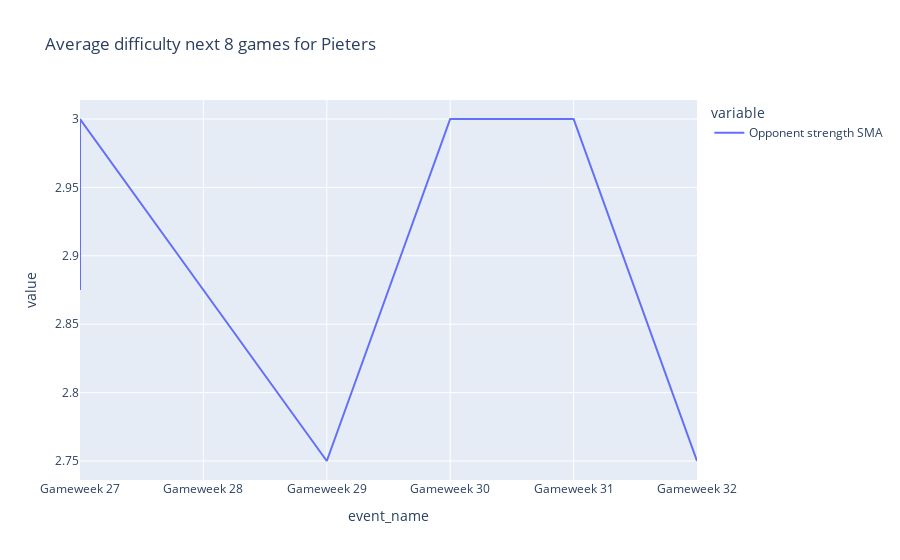

The code cell stored with this chart in its notebook:
### Code cell
player_future_avg(100 , 8)

### Figure 1 — Plotly figure (JSON) as saved in the notebook; plotly's stock layout.template omitted (floating-point values rounded to 4 significant figures)
{"data": [{"hovertemplate": "variable=Opponent strength SMA<br>event_name=%{x}<br>value=%{y}<extra></extra>", "legendgroup": "Opponent strength SMA", "line": {"color": "#636efa", "dash": "solid"}, "mode": "lines", "name": "Opponent strength SMA", "orientation": "v", "showlegend": true, "type": "scatter", "x": ["Gameweek 27", "Gameweek 27", "Gameweek 28", "Gameweek 29", "Gameweek 30", "Gameweek 31", "Gameweek 32"], "xaxis": "x", "y": [2.875, 3, 2.875, 2.75, 3, 3, 2.75], "yaxis": "y"}], "layout": {"legend": {"title": {"text": "variable"}, "tracegroupgap": 0}, "title": {"text": "Average difficulty next 8 games for Pieters"}, "xaxis": {"anchor": "y", "domain": [0, 1], "title": {"text": "event_name"}}, "yaxis": {"anchor": "x", "domain": [0, 1], "title": {"text": "value"}}}}
